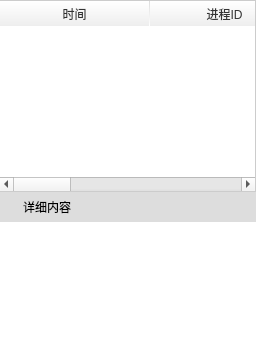
        <widget class="QWidget" name="page_23">
         <layout class="QVBoxLayout" name="verticalLayout_54">
          <property name="spacing">
           <number>0</number>
          </property>
          <property name="margin">
           <number>0</number>
          </property>
          <item>
           <widget class="QTableWidget" name="tbClipboardData">
            <property name="styleSheet">
             <string notr="true">
QHeaderView::section {
	background-color:qlineargradient(spread:pad, x1:0, y1:0, x2:0, y2:1, stop:0 #ffffff, stop:1 #eeeeee);
	border:none;
	border-right: 1px solid qlineargradient(spread:pad, x1:0, y1:0, x2:0, y2:1, stop:0 #dddddd, stop:1 #ffffff);
	border-bottom: 0px solid #eeeeee;
	height:25px;
	color:#333333;
	font-family:&quot;微软雅黑&quot;;
	text-align:center left;
 }

QTableWidget QHeaderView::section:hover {
	background-color:qlineargradient(spread:pad, x1:0, y1:0, x2:0, y2:1, stop:0 #ddeeff, stop:1 #eef0ff);
 }

QTableWidget:item
{
	padding-left:10px;
}

QFrame#tbClipboardData{
	border:1px solid #cccccc;
	border-left-width:0px;
}

 QHeaderView::down-arrow {
     image: none;
 }

 QHeaderView::up-arrow {
     image: none;
 } 
 QScrollBar:vertical {
     border: 0px solid grey;
     background: transparent;
     width: 10px;
 }
 QScrollBar::handle:vertical {
     background: #cccccc;;
     min-height: 100px;
 }
 QScrollBar::handle:vertical:hover {
     background: #aaaaaa;
     min-heiht: 100px;
 }
 QScrollBar::add-line:vertical {
	border:none;
	background:transparent;
 }
 QScrollBar::sub-line:vertical {
	border:none;
	background:transparent;
 }</string>
            </property>
            <property name="frameShape">
             <enum>QFrame::NoFrame</enum>
            </property>
            <property name="editTriggers">
             <set>QAbstractItemView::NoEditTriggers</set>
            </property>
            <property name="selectionMode">
             <enum>QAbstractItemView::SingleSelection</enum>
            </property>
            <property name="selectionBehavior">
             <enum>QAbstractItemView::SelectRows</enum>
            </property>
            <property name="showGrid">
             <bool>false</bool>
            </property>
            <property name="sortingEnabled">
             <bool>false</bool>
            </property>
            <attribute name="horizontalHeaderDefaultSectionSize">
             <number>150</number>
            </attribute>
            <attribute name="horizontalHeaderHighlightSections">
             <bool>false</bool>
            </attribute>
            <attribute name="horizontalHeaderStretchLastSection">
             <bool>true</bool>
            </attribute>
            <attribute name="verticalHeaderVisible">
             <bool>false</bool>
            </attribute>
            <attribute name="verticalHeaderDefaultSectionSize">
             <number>20</number>
            </attribute>
            <attribute name="verticalHeaderHighlightSections">
             <bool>false</bool>
            </attribute>
            <column>
             <property name="text">
              <string>时间</string>
             </property>
            </column>
            <column>
             <property name="text">
              <string>进程ID</string>
             </property>
            </column>
            <column>
             <property name="text">
              <string>进程名</string>
             </property>
            </column>
            <column>
             <property name="text">
              <string>内容</string>
             </property>
            </column>
           </widget>
          </item>
          <item>
           <widget class="QLabel" name="label_5">
            <property name="minimumSize">
             <size>
              <width>0</width>
              <height>30</height>
             </size>
            </property>
            <property name="styleSheet">
             <string notr="true">QLabel
{	
	font-family:&quot;Microsoft Yahei&quot;;
	background-color: #dddddd;
	padding-left:20px;
}</string>
            </property>
            <property name="text">
             <string>详细内容</string>
            </property>
           </widget>
          </item>
          <item>
           <widget class="QTextEdit" name="edtClipboardDataDetail">
            <property name="maximumSize">
             <size>
              <width>16777215</width>
              <height>120</height>
             </size>
            </property>
            <property name="styleSheet">
             <string notr="true">QTextEdit
{
	border:0px solid #cccccc;
	border-left-width:0px;
}</string>
            </property>
            <property name="readOnly">
             <bool>true</bool>
            </property>
           </widget>
          </item>
         </layout>
        </widget>
